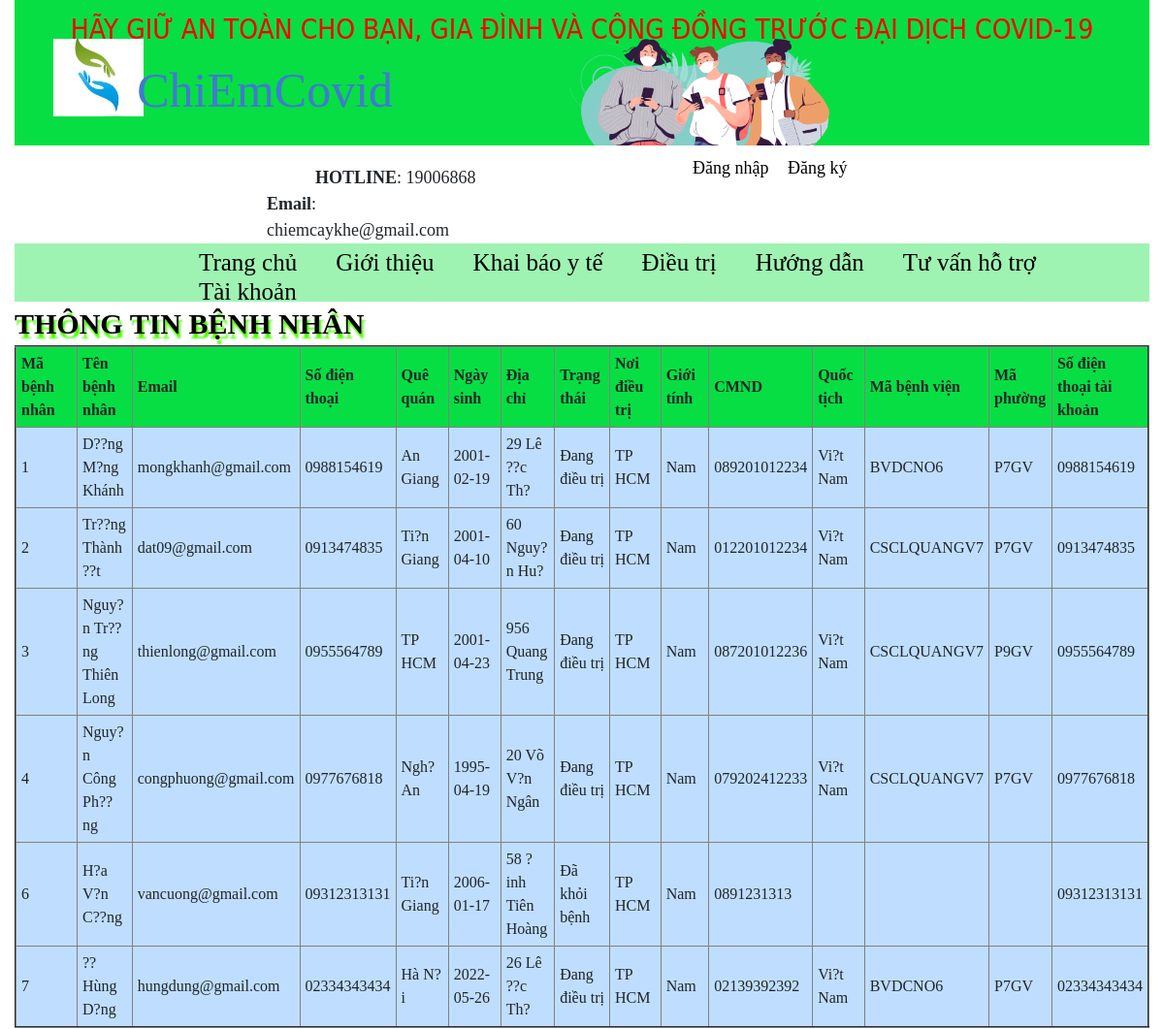
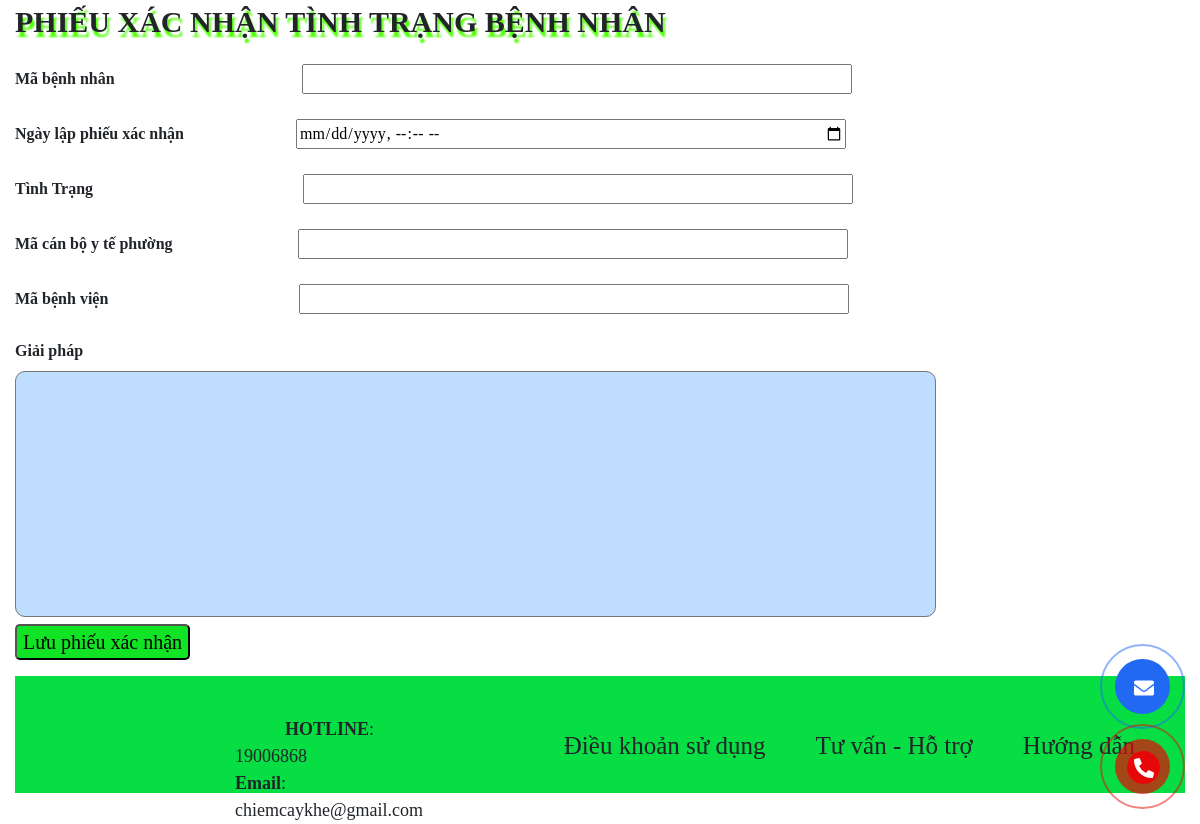
The page /XacNhanTTBN.php on the database its author committed (2 pictures, top to bottom).
### tables this page shows
CREATE TABLE `benhnhan` (
  `MaBenhNhan` int(11) NOT NULL auto_increment,
  `TenBenhNhan` varchar(60) NOT NULL,
  `Email` varchar(40) NOT NULL,
  `SoDienThoai` varchar(15) NOT NULL,
  `QueQuan` varchar(50) NOT NULL,
  `NgaySinh` date NOT NULL,
  `DiaChi` varchar(100) NOT NULL,
  `TrangThai` tinyint(4) default NULL,
  `NoiDieuTri` varchar(100) default NULL,
  `GioiTinh` tinyint(4) NOT NULL,
  `CMND` varchar(30) NOT NULL,
  `QuocTich` varchar(30) default NULL,
  `MaBV` varchar(20) default NULL,
  `MaPhuong` varchar(35) default NULL,
  `SoDienThoai_TK` varchar(15) default NULL,
  PRIMARY KEY  (`MaBenhNhan`),
  KEY `SoDienThoai_TK` (`SoDienThoai_TK`),
  KEY `MaPhuong` (`MaPhuong`)
);

### Class/ClsXuLi.php (the view, shortened to what this page needs)
<?php
class COVID
{
	private function connect()
	{
		$con= mysql_connect("localhost","covid","123456");
		if(!$con)
	{
		echo 'không kết nối được CSDL';
		exit();
	}
	else
	{
		return $con;
	}
	}
	 public function loadTTBN($sql)
	 {
		 $link=$this->connect();
		 $ketqua=mysql_query($sql,$link);
		 $i=mysql_num_rows($ketqua);
		 if($i>0)
		 {
			  echo'<table width="100%" height="336" border="2" align="left" cellpadding="5" cellspacing="0">
					<tbody>
					  <tr style="background-color:#07DE44;">
						<th width="88">Mã bệnh nhân</th>
						<th width="61">Tên bệnh nhân</th>
						<th width="61">Email</th>
						<th width="60">Số điện thoại</th>
						<th width="60">Quê quán</th>
						<th width="62">Ngày sinh</th>
						<th width="58">Địa chỉ</th>
						<th width="63">Trạng thái</th>
						<th width="60">Nơi điều trị</th>
						<th width="60">Giới tính</th>
						<th width="63">CMND</th>
						<th width="62">Quốc tịch</th>
						<th width="61">Mã bệnh viện</th>
						<th width="66">Mã phường</th>
						<th width="67">Số điện thoại tài khoản</th>
					  </tr>';
			 while($row=mysql_fetch_array($ketqua))
			 {
				 $MaBN = $row['MaBenhNhan'];
				 $TenBN = $row['TenBenhNhan'];
				 $Email = $row['Email'];
				 $SDT = $row['SoDienThoai'];
				 $QueQuan = $row['QueQuan'];
				 $NgaySinh = $row['NgaySinh'];
				 $DiaChi = $row['DiaChi'];
				 $TrangThai = $row['TrangThai'];
				 $NoiDieuTri = $row['NoiDieuTri'];
				 $GioiTinh = $row['GioiTinh'];
				 $CMND = $row['CMND'];
				 $QuocTich = $row['QuocTich'];
				 $MaBV = $row['MaBV'];
				 $MaPhuong = $row['MaPhuong'];
				 $SDT_TK = $row['SoDienThoai_TK'];
					 echo' <tr style="background-color:rgb(0 123 255 / 25%);">';
					echo '<td><a href="?idbn='.$MaBN.'" style="color:#1d2124;">'.$MaBN.'</a></td>';
					echo '	<td>'.$TenBN.'</td>';
					echo '	<td>'.$Email.'</td>';
					echo '	<td>'.$SDT.'</td>';
					echo '	<td>'.$QueQuan.'</td>';
					echo '	<td>'.$NgaySinh.'</td>';
					echo '	<td>'.$DiaChi.'</td>';
					if ($TrangThai == 1) {
						echo '	<td><a href="?id='.$TrangThai.'" style="color:#1d2124;">Đang điều trị</a></td>';
					}elseif($TrangThai == 0) {
						echo '	<td><a href="?id='.$TrangThai.'" style="color:#1d2124;">Đã khỏi bệnh</a></td>';
					}elseif($TrangThai == 2) {
						echo '	<td><a href="?id='.$TrangThai.'" style="color:#1d2124;">Chờ chuyển viện</a></td>';
					}elseif($TrangThai == 3) {
						echo '	<td><a href="?id='.$TrangThai.'" style="color:#1d2124;">Điều trị tại nhà</a></td>';
					}
					echo '	<td>'.$NoiDieuTri.'</td>';
					if ($GioiTinh == 1) {
						echo '<td>Nam</td>';
					} else {
						echo '<td>Nữ</td>';
					}
					echo '	<td>'.$CMND.'</td>';
					echo '	<td>'.$QuocTich.'</td>';
					echo '	<td>'.$MaBV.'</td>';
					echo '	<td>'.$MaPhuong.'</td>';
					echo '	<td>'.$SDT_TK.'</td>';
					echo ' </tr>';
					echo '</tbody>';
			 }
			  echo '</table>';
		 }
		 else
		{
			echo 'Dữ liệu đang được cập nhật!';
		}
	 }
}
?>

### CSS/style.css (style rules this page uses)
body { padding:0px; margin:0 auto; box-sizing:border-box; }

### rows shown on the page
benhnhan: MaBenhNhan "1", TenBenhNhan "D??ng M?ng Khánh", Email "mongkhanh@gmail.com", SoDienThoai "0988154619", QueQuan "An Giang", NgaySinh "2001-02-19", DiaChi "29 Lê ??c Th?", NoiDieuTri "TP HCM", GioiTinh "Nam", CMND "089201012234", QuocTich "Vi?t Nam", MaBV "BVDCNO6", MaPhuong "P7GV", SoDienThoai_TK "0988154619"
benhnhan: MaBenhNhan "2", TenBenhNhan "Tr??ng Thành ??t", Email "dat09@gmail.com", SoDienThoai "0913474835", QueQuan "Ti?n Giang", NgaySinh "2001-04-10", DiaChi "60 Nguy?n Hu?", NoiDieuTri "TP HCM", GioiTinh "Nam", CMND "012201012234", QuocTich "Vi?t Nam", MaBV "CSCLQUANGV7", MaPhuong "P7GV", SoDienThoai_TK "0913474835"
benhnhan: MaBenhNhan "3", TenBenhNhan "Nguy?n Tr??ng Thiên Long", Email "thienlong@gmail.com", SoDienThoai "0955564789", QueQuan "TP HCM", NgaySinh "2001-04-23", DiaChi "956 Quang Trung", NoiDieuTri "TP HCM", GioiTinh "Nam", CMND "087201012236", QuocTich "Vi?t Nam", MaBV "CSCLQUANGV7", MaPhuong "P9GV", SoDienThoai_TK "0955564789"
benhnhan: MaBenhNhan "4", TenBenhNhan "Nguy?n Công Ph??ng", Email "congphuong@gmail.com", SoDienThoai "0977676818", QueQuan "Ngh? An", NgaySinh "1995-04-19", DiaChi "20 Võ V?n Ngân", NoiDieuTri "TP HCM", GioiTinh "Nam", CMND "079202412233", QuocTich "Vi?t Nam", MaBV "CSCLQUANGV7", MaPhuong "P7GV", SoDienThoai_TK "0977676818"
benhnhan: MaBenhNhan "6", TenBenhNhan "H?a V?n C??ng", Email "vancuong@gmail.com", SoDienThoai "09312313131", QueQuan "Ti?n Giang", NgaySinh "2006-01-17", DiaChi "58 ?inh Tiên Hoàng", NoiDieuTri "TP HCM", GioiTinh "Nam", CMND "0891231313", SoDienThoai_TK "09312313131"
benhnhan: MaBenhNhan "7", TenBenhNhan "?? Hùng D?ng", Email "hungdung@gmail.com", SoDienThoai "02334343434", QueQuan "Hà N?i", NgaySinh "2022-05-26", DiaChi "26 Lê ??c Th?", NoiDieuTri "TP HCM", GioiTinh "Nam", CMND "02139392392", QuocTich "Vi?t Nam", MaBV "BVDCNO6", MaPhuong "P7GV", SoDienThoai_TK "02334343434"
